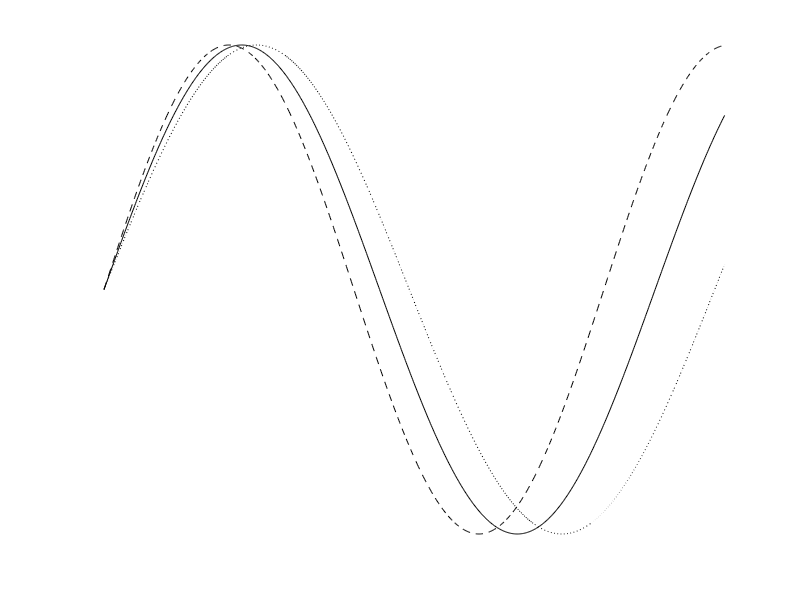
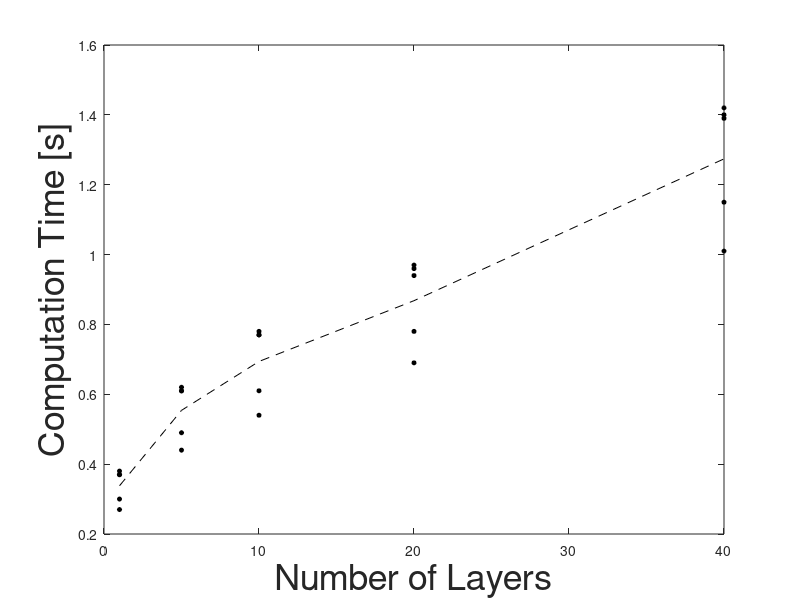

Source code (MATLAB) for these figures, in order:
clear all
close all
clc

% Phase delay graphic

factor1 = 1.05;
factor2 = 0.95;
tMax = 1;

nPoints = 1024;
t = linspace( 0, tMax, nPoints );
t1 = linspace( 0, factor1, nPoints );
t2 = linspace( 0, factor2, nPoints );
omega = 3.*pi;

% Create signal
s = sin( omega.*t );
s1 = sin( factor1.*omega.*t1 );
s2 = sin( factor2.*omega.*t2 );

% Plot
figure()
hold on;
plot( t, s, 'k' );
plot( t, s1, '--k' );
plot( t, s2, ':k' );
xlim( [0, 0.75 ] )

axis off

% Computation time for number of layers
numLayers1 = [1, 1, 1, 1, 1];
timeLayers1 = [0.37, 0.37, 0.38, 0.30, 0.27];
mean1 = mean( timeLayers1 );

numLayers5 = 5.*[1, 1, 1, 1, 1];
timeLayers5 = [0.61, 0.61, 0.62, 0.49, 0.44];
mean5 = mean( timeLayers5 );

numLayers10 = 10.*[1, 1, 1, 1, 1];
timeLayers10 = [0.77, 0.77, 0.78, 0.61, 0.54];
mean10 = mean( timeLayers10 );

numLayers20 = 20.*[1, 1, 1, 1, 1];
timeLayers20 = [0.94, 0.96, 0.97, 0.78, 0.69];
mean20 = mean( timeLayers20 );

numLayers40 = 40.*[1, 1, 1, 1, 1];
timeLayers40 = [1.39, 1.40, 1.42, 1.15, 1.01];
mean40 = mean( timeLayers40 );

% All vectors
allLayers = ...
    [numLayers1, numLayers5, numLayers10, numLayers20, numLayers40];
allTimes = ...
    [timeLayers1, timeLayers5, timeLayers10, timeLayers20, timeLayers40];

figure();
hold on;
plot( allLayers, allTimes, 'ko', ...
    'MarkerSize', 3, ...
    'MarkerFaceColor', 'k');
plot( [1, 5, 10, 20, 40], [mean1, mean5, mean10, mean20, mean40], '--k' );
xlabel( 'Number of Layers', 'FontSize', 26 );
ylabel( 'Computation Time [s]', 'FontSize', 26 );
box on;

